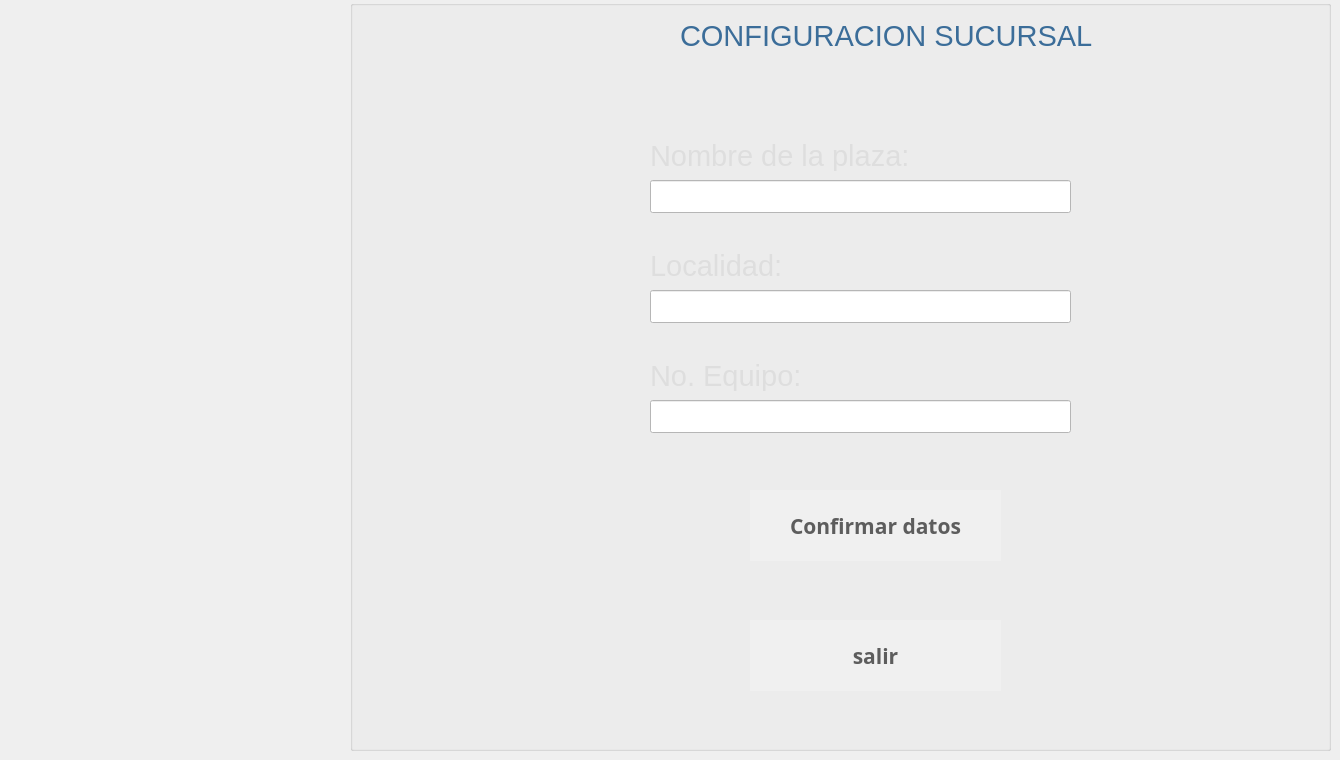
   <widget class="QWidget" name="page_18">
    <widget class="QGroupBox" name="groupBox_8">
     <property name="geometry">
      <rect>
       <x>350</x>
       <y>0</y>
       <width>981</width>
       <height>751</height>
      </rect>
     </property>
     <property name="styleSheet">
      <string notr="true">background-color: transparent
</string>
     </property>
     <property name="title">
      <string/>
     </property>
     <widget class="QLabel" name="ltime_51">
      <property name="geometry">
       <rect>
        <x>300</x>
        <y>250</y>
        <width>391</width>
        <height>31</height>
       </rect>
      </property>
      <property name="font">
       <font>
        <family>Segoe UI</family>
        <pointsize>22</pointsize>
        <weight>50</weight>
        <italic>false</italic>
        <bold>false</bold>
       </font>
      </property>
      <property name="styleSheet">
       <string notr="true">background-color:transparent;
color:rgb(222, 222, 222);
</string>
      </property>
      <property name="text">
       <string>Localidad: </string>
      </property>
     </widget>
     <widget class="QLineEdit" name="lnom">
      <property name="geometry">
       <rect>
        <x>300</x>
        <y>180</y>
        <width>421</width>
        <height>33</height>
       </rect>
      </property>
      <property name="styleSheet">
       <string notr="true">background-color:white;
color:black;</string>
      </property>
     </widget>
     <widget class="QLineEdit" name="leq">
      <property name="geometry">
       <rect>
        <x>300</x>
        <y>400</y>
        <width>421</width>
        <height>33</height>
       </rect>
      </property>
      <property name="styleSheet">
       <string notr="true">background-color:white;
color:black;</string>
      </property>
     </widget>
     <widget class="QLabel" name="ltime_52">
      <property name="geometry">
       <rect>
        <x>300</x>
        <y>360</y>
        <width>491</width>
        <height>31</height>
       </rect>
      </property>
      <property name="font">
       <font>
        <family>Segoe UI</family>
        <pointsize>22</pointsize>
        <weight>50</weight>
        <italic>false</italic>
        <bold>false</bold>
       </font>
      </property>
      <property name="styleSheet">
       <string notr="true">background-color:transparent;
color:rgb(222, 222, 222);
</string>
      </property>
      <property name="text">
       <string>No. Equipo:</string>
      </property>
     </widget>
     <widget class="QPushButton" name="bsalirsucursal">
      <property name="geometry">
       <rect>
        <x>400</x>
        <y>620</y>
        <width>251</width>
        <height>71</height>
       </rect>
      </property>
      <property name="font">
       <font>
        <family>Ubuntu Mono</family>
        <pointsize>16</pointsize>
        <weight>75</weight>
        <italic>false</italic>
        <bold>true</bold>
        <underline>false</underline>
       </font>
      </property>
      <property name="toolTip">
       <string>Ayuda</string>
      </property>
      <property name="whatsThis">
       <string extracomment="help"/>
      </property>
      <property name="styleSheet">
       <string notr="true">background-color:rgb(240, 240, 240);
color:rgb(93, 93, 93);
border-radius:80%</string>
      </property>
      <property name="text">
       <string>salir</string>
      </property>
      <property name="icon">
       <iconset>
        <normaloff>../../../../../cajsSATELITE/eum/app/cajeroF/iconos/fb5.png</normaloff>../../../../../cajsSATELITE/eum/app/cajeroF/iconos/fb5.png</iconset>
      </property>
      <property name="iconSize">
       <size>
        <width>40</width>
        <height>40</height>
       </size>
      </property>
      <property name="toolTipDuration" stdset="0">
       <number>3</number>
      </property>
     </widget>
     <widget class="QPushButton" name="bconfirmarplaza">
      <property name="geometry">
       <rect>
        <x>400</x>
        <y>490</y>
        <width>251</width>
        <height>71</height>
       </rect>
      </property>
      <property name="font">
       <font>
        <family>Ubuntu Mono</family>
        <pointsize>16</pointsize>
        <weight>75</weight>
        <italic>false</italic>
        <bold>true</bold>
        <underline>false</underline>
       </font>
      </property>
      <property name="toolTip">
       <string>Ayuda</string>
      </property>
      <property name="whatsThis">
       <string extracomment="help"/>
      </property>
      <property name="styleSheet">
       <string notr="true">background-color:rgb(240, 240, 240);
color:rgb(93, 93, 93);
border-radius:80%</string>
      </property>
      <property name="text">
       <string>Confirmar datos</string>
      </property>
      <property name="icon">
       <iconset>
        <normaloff>../../../../../cajsSATELITE/eum/app/cajeroF/iconos/fl.png</normaloff>../../../../../cajsSATELITE/eum/app/cajeroF/iconos/fl.png</iconset>
      </property>
      <property name="iconSize">
       <size>
        <width>40</width>
        <height>40</height>
       </size>
      </property>
      <property name="toolTipDuration" stdset="0">
       <number>3</number>
      </property>
     </widget>
     <widget class="QLabel" name="ltime_53">
      <property name="geometry">
       <rect>
        <x>300</x>
        <y>140</y>
        <width>381</width>
        <height>31</height>
       </rect>
      </property>
      <property name="font">
       <font>
        <family>Segoe UI</family>
        <pointsize>22</pointsize>
        <weight>50</weight>
        <italic>false</italic>
        <bold>false</bold>
       </font>
      </property>
      <property name="styleSheet">
       <string notr="true">background-color:transparent;
color:rgb(222, 222, 222);
</string>
      </property>
      <property name="text">
       <string>Nombre de la plaza: </string>
      </property>
     </widget>
     <widget class="QLineEdit" name="lloc">
      <property name="geometry">
       <rect>
        <x>300</x>
        <y>290</y>
        <width>421</width>
        <height>33</height>
       </rect>
      </property>
      <property name="styleSheet">
       <string notr="true">background-color:white;
color:black;</string>
      </property>
     </widget>
     <widget class="QLabel" name="ltime_54">
      <property name="geometry">
       <rect>
        <x>330</x>
        <y>20</y>
        <width>491</width>
        <height>31</height>
       </rect>
      </property>
      <property name="font">
       <font>
        <family>Segoe UI</family>
        <pointsize>22</pointsize>
        <weight>50</weight>
        <italic>false</italic>
        <bold>false</bold>
       </font>
      </property>
      <property name="styleSheet">
       <string notr="true">background-color:transparent;
color:rgb(59, 109, 153);

</string>
      </property>
      <property name="text">
       <string>CONFIGURACION SUCURSAL</string>
      </property>
     </widget>
    </widget>
   </widget>
